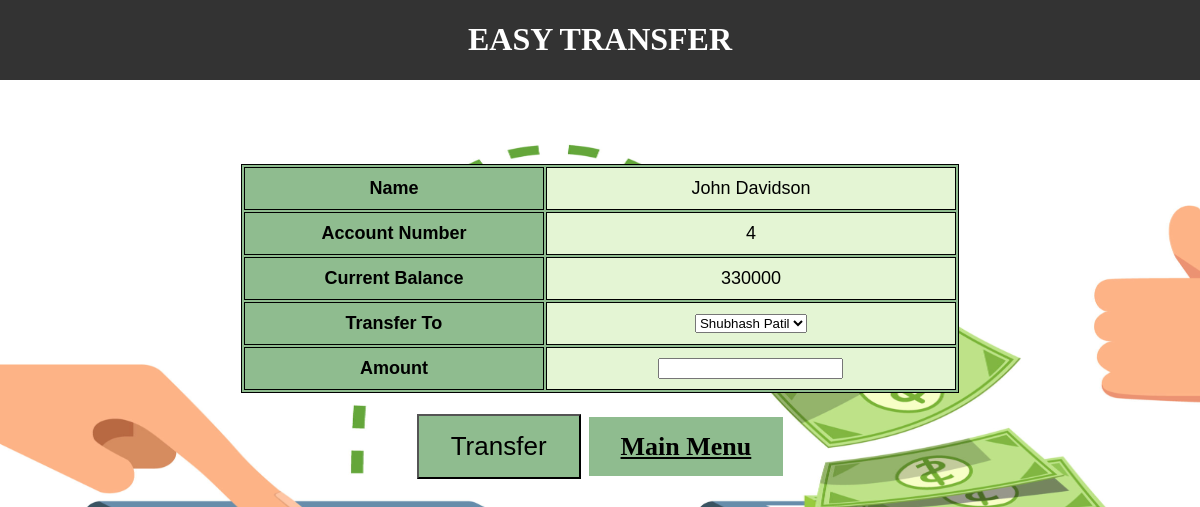
Screenshot of /transfer.php?ano=4 with the database file from the repository.
### tables this page shows
CREATE TABLE `customer_details` (
  `name` varchar(55) NOT NULL,
  `email` varchar(44) NOT NULL,
  `account_no` int(11) NOT NULL,
  `current_bal` int(33) NOT NULL,
  `address` text NOT NULL
);

### transfer.php (the view, shortened to what this page needs)
<?php
$user = 'root';
$password = '';
$database = 'bank';
$servername='localhost:3306';
$mysqli = new mysqli($servername, $user,
                $password, $database);
    $cid = mysqli_real_escape_string($mysqli, $_GET["ano"]);
    $sql =  "SELECT * FROM customer_details WHERE account_no='".$cid."'";
    $result = $mysqli->query($sql);
	$cust_sql = "SELECT * FROM customer_details ORDER BY account_no ASC ";
$cust_result = $mysqli->query($cust_sql);
?>
<div class="topnav" >
 <h1 style="color:white;"> EASY TRANSFER  </h1>
</div>
<p>&nbsp;</p>
<p>&nbsp;</p>
 <form action="transfer.php?ano=<?php  echo $_GET['ano']; ?> " method="post">
<table width="718" class="table tabe-hover table-bordered" id="list">
      <?php
                while($rows=$result->fetch_assoc())
                {
             ?>
         <tr>
         <th width="298" height="24" class="text-center">Name</th>
		 <td width="408"><?php echo $rows['name'];?></td>
          </tr>
		 <tr>
         <th width="298" class="text-center">Account Number</th>
		 <td><?php echo $rows['account_no'];?></td>
		 </tr>
		 <tr>
         <th width="298" class="text-center">Current Balance</th>
		 <td><?php echo $rows['current_bal'];?></td>
		 </tr>
         <tr>
         <th width="298" class="text-center">Transfer To</th>
         <td>
		<select name="transfer_to" width="298px">
		<?php
                while($cust_rows=$cust_result->fetch_assoc())
                {
				if($rows['account_no']!= $cust_rows['account_no'])
				{
             ?>
    <option value="<?php echo $cust_rows['account_no']?>"><?php echo $cust_rows['name']?> </option>
  <?php } }?>
		</select>
		 </td>
         </tr>
		 <tr>
         <th width="298" class="text-center">Amount</th>
         <td> <input type="number" name="amount" /> </td>
         </tr>
            <?php
                }
             ?>
</table>
<h1> <button type="submit" class="button button1" name="submit">Transfer </button>
	<a class="button1 button"href="view_customers.php"> Main Menu </a>
	</h1>
 </form>

### transfer.php (style rules this page uses)
.topnav { overflow: hidden; background-color: #333; }
table { background-color: #8FBC8F; margin: 0 auto; font-size: large; border: 1px solid black; }
h1 { text-align: center; color: #006600; font-size: xx-large; font-family: 'Gill Sans', 'Gill Sans MT', ' Calibri', 'Trebuchet MS', 'sans-serif'; }
td { background-color: #E4F5D4; border: 1px solid black; }
th, td { font-weight: bold; border: 1px solid black; padding: 10px; text-align: center; }
td { font-weight: lighter; }
.button1 { background-color:#8FBC8F; color: black; padding: 15px 32px; text-align: center; font-size: 26px; }

### rows the page displays
customer_details: name "John Davidson", account_no "4", current_bal "330000"

### other values shown
form field transfer_to "Shubhash Patil"
